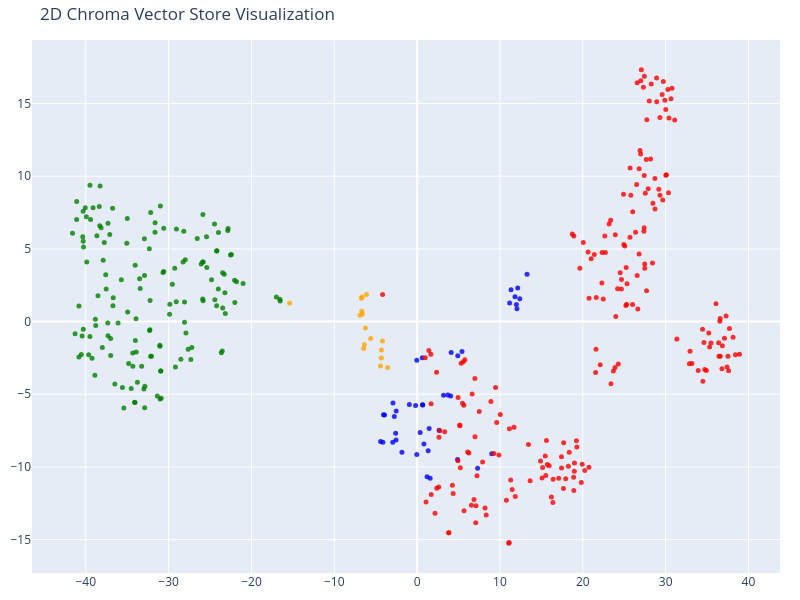

The notebook cell saved with this chart:
### Code cell
tsne = TSNE(n_components=2, random_state=42)
reduced_vectors = tsne.fit_transform(vectors)

# Create the 2D scatter plot
fig = go.Figure(data=[go.Scatter(
    x=reduced_vectors[:, 0],
    y=reduced_vectors[:, 1],
    mode='markers',
    marker=dict(size=5, color=colors, opacity=0.8),
    text=[f"Type: {t}<br>Text: {d[:100]}..." for t, d in zip(doc_types, documents)],
    hoverinfo='text'
)])

fig.update_layout(title='2D Chroma Vector Store Visualization',
    scene=dict(xaxis_title='x',yaxis_title='y'),
    width=800,
    height=600,
    margin=dict(r=20, b=10, l=10, t=40)
)

fig.show()

### Figure 1 — Plotly figure (JSON) as saved in the notebook; plotly's stock layout.template omitted (floating-point values rounded to 4 significant figures; data arrays with more than 128 entries replaced by an {"elided": "..."} marker saying what was removed)
{"data": [{"hoverinfo": "text", "marker": {"color": {"elided": "409 str values"}, "opacity": 0.8, "size": 5}, "mode": "markers", "text": {"elided": "409 str values"}, "type": "scatter", "x": {"elided": "409 float values"}, "y": {"elided": "409 float values"}}], "layout": {"height": 600, "margin": {"b": 10, "l": 10, "r": 20, "t": 40}, "scene": {"xaxis": {"title": {"text": "x"}}, "yaxis": {"title": {"text": "y"}}}, "title": {"text": "2D Chroma Vector Store Visualization"}, "width": 800}}
